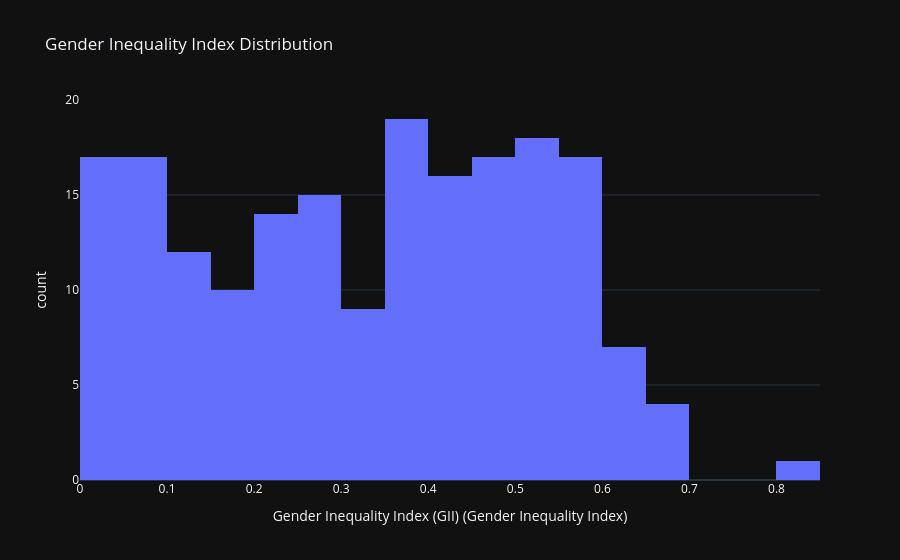

The notebook cell saved with this chart:
### Code cell
# EDA: Distribution of Gender Inequality Index
fig = px.histogram(df_clean, x='Gender Inequality Index (GII) (Gender Inequality Index)', nbins=30, title='Gender Inequality Index Distribution', template='plotly_dark')
fig.update_layout(showlegend=False)
fig.write_image('../viz/gii_distribution.png')
fig.show()

### Figure 1 — Plotly figure (JSON) as saved in the notebook; plotly's stock layout.template omitted (floating-point values rounded to 4 significant figures; data arrays with more than 128 entries replaced by an {"elided": "..."} marker saying what was removed)
{"data": [{"bingroup": "x", "hovertemplate": "Gender Inequality Index (GII) (Gender Inequality Index)=%{x}<br>count=%{y}<extra></extra>", "legendgroup": "", "marker": {"color": "#636efa", "pattern": {"shape": ""}}, "name": "", "nbinsx": 30, "orientation": "v", "showlegend": false, "type": "histogram", "x": {"elided": "193 float values"}, "xaxis": "x", "yaxis": "y"}], "layout": {"barmode": "relative", "legend": {"tracegroupgap": 0}, "showlegend": false, "title": {"text": "Gender Inequality Index Distribution"}, "xaxis": {"anchor": "y", "domain": [0, 1], "title": {"text": "Gender Inequality Index (GII) (Gender Inequality Index)"}}, "yaxis": {"anchor": "x", "domain": [0, 1], "title": {"text": "count"}}}}
